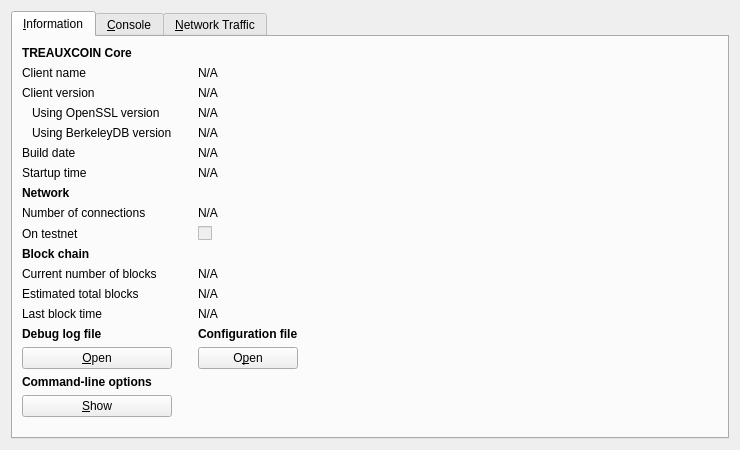
<?xml version="1.0" encoding="UTF-8"?>
<ui version="4.0">
 <class>RPCConsole</class>
 <widget class="QWidget" name="RPCConsole">
  <property name="geometry">
   <rect>
    <x>0</x>
    <y>0</y>
    <width>740</width>
    <height>450</height>
   </rect>
  </property>
  <property name="windowTitle">
   <string>TREAUXCOIN - Debug window</string>
  </property>
  <layout class="QVBoxLayout" name="verticalLayout_2">
   <item>
    <widget class="QTabWidget" name="tabWidget">
     <property name="currentIndex">
      <number>0</number>
     </property>
     <widget class="QWidget" name="tab_info">
      <attribute name="title">
       <string>&amp;Information</string>
      </attribute>
      <layout class="QGridLayout" name="gridLayout">
       <item row="15" column="2">
        <widget class="QLabel" name="labelConfigfile">
         <property name="font">
          <font>
           <weight>75</weight>
           <bold>true</bold>
          </font>
         </property>
         <property name="text">
          <string>Configuration file</string>
         </property>
        </widget>
       </item>
       <item row="13" column="2">
        <widget class="QLabel" name="lastBlockTime">
         <property name="cursor">
          <cursorShape>IBeamCursor</cursorShape>
         </property>
         <property name="text">
          <string>N/A</string>
         </property>
         <property name="textFormat">
          <enum>Qt::PlainText</enum>
         </property>
         <property name="textInteractionFlags">
          <set>Qt::LinksAccessibleByMouse|Qt::TextSelectableByKeyboard|Qt::TextSelectableByMouse</set>
         </property>
        </widget>
       </item>
       <item row="11" column="0">
        <widget class="QLabel" name="label_3">
         <property name="text">
          <string>Current number of blocks</string>
         </property>
        </widget>
       </item>
       <item row="11" column="2">
        <widget class="QLabel" name="numberOfBlocks">
         <property name="cursor">
          <cursorShape>IBeamCursor</cursorShape>
         </property>
         <property name="text">
          <string>N/A</string>
         </property>
         <property name="textFormat">
          <enum>Qt::PlainText</enum>
         </property>
         <property name="textInteractionFlags">
          <set>Qt::LinksAccessibleByMouse|Qt::TextSelectableByKeyboard|Qt::TextSelectableByMouse</set>
         </property>
        </widget>
       </item>
       <item row="17" column="0">
        <widget class="QLabel" name="labelCLOptions">
         <property name="font">
          <font>
           <weight>75</weight>
           <bold>true</bold>
          </font>
         </property>
         <property name="text">
          <string>Command-line options</string>
         </property>
        </widget>
       </item>
       <item row="16" column="0">
        <widget class="QPushButton" name="openDebugLogfileButton">
         <property name="toolTip">
          <string>Open the TREAUXCOIN debug log file from the current data directory. This can take a few seconds for large log files.</string>
         </property>
         <property name="text">
          <string>&amp;Open</string>
         </property>
         <property name="autoDefault">
          <bool>false</bool>
         </property>
        </widget>
       </item>
       <item row="15" column="0">
        <widget class="QLabel" name="labelDebugLogfile">
         <property name="font">
          <font>
           <weight>75</weight>
           <bold>true</bold>
          </font>
         </property>
         <property name="text">
          <string>Debug log file</string>
         </property>
        </widget>
       </item>
       <item row="18" column="3" rowspan="2">
        <spacer name="horizontalSpacer">
         <property name="orientation">
          <enum>Qt::Horizontal</enum>
         </property>
         <property name="sizeHint" stdset="0">
          <size>
           <width>404</width>
           <height>20</height>
          </size>
         </property>
        </spacer>
       </item>
       <item row="19" column="1">
        <spacer name="verticalSpacer">
         <property name="orientation">
          <enum>Qt::Vertical</enum>
         </property>
         <property name="sizeHint" stdset="0">
          <size>
           <width>20</width>
           <height>40</height>
          </size>
         </property>
        </spacer>
       </item>
       <item row="18" column="0">
        <widget class="QPushButton" name="showCLOptionsButton">
         <property name="toolTip">
          <string>Show the TREAUXCOIN-Qt help message to get a list with possible TREAUXCOIN command-line options.</string>
         </property>
         <property name="text">
          <string>&amp;Show</string>
         </property>
         <property name="autoDefault">
          <bool>false</bool>
         </property>
        </widget>
       </item>
       <item row="13" column="0">
        <widget class="QLabel" name="label_2">
         <property name="text">
          <string>Last block time</string>
         </property>
        </widget>
       </item>
       <item row="7" column="0">
        <widget class="QLabel" name="label_11">
         <property name="font">
          <font>
           <weight>75</weight>
           <bold>true</bold>
          </font>
         </property>
         <property name="text">
          <string>Network</string>
         </property>
        </widget>
       </item>
       <item row="6" column="2">
        <widget class="QLabel" name="startupTime">
         <property name="cursor">
          <cursorShape>IBeamCursor</cursorShape>
         </property>
         <property name="text">
          <string>N/A</string>
         </property>
         <property name="textFormat">
          <enum>Qt::PlainText</enum>
         </property>
         <property name="textInteractionFlags">
          <set>Qt::LinksAccessibleByMouse|Qt::TextSelectableByKeyboard|Qt::TextSelectableByMouse</set>
         </property>
        </widget>
       </item>
       <item row="6" column="0">
        <widget class="QLabel" name="label_13">
         <property name="text">
          <string>Startup time</string>
         </property>
        </widget>
       </item>
       <item row="9" column="0">
        <widget class="QLabel" name="label_8">
         <property name="text">
          <string>On testnet</string>
         </property>
        </widget>
       </item>
       <item row="8" column="2">
        <widget class="QLabel" name="numberOfConnections">
         <property name="cursor">
          <cursorShape>IBeamCursor</cursorShape>
         </property>
         <property name="text">
          <string>N/A</string>
         </property>
         <property name="textFormat">
          <enum>Qt::PlainText</enum>
         </property>
         <property name="textInteractionFlags">
          <set>Qt::LinksAccessibleByMouse|Qt::TextSelectableByKeyboard|Qt::TextSelectableByMouse</set>
         </property>
        </widget>
       </item>
       <item row="8" column="0">
        <widget class="QLabel" name="label_7">
         <property name="text">
          <string>Number of connections</string>
         </property>
        </widget>
       </item>
       <item row="10" column="0">
        <widget class="QLabel" name="label_10">
         <property name="font">
          <font>
           <weight>75</weight>
           <bold>true</bold>
          </font>
         </property>
         <property name="text">
          <string>Block chain</string>
         </property>
        </widget>
       </item>
       <item row="9" column="2">
        <widget class="QCheckBox" name="isTestNet">
         <property name="enabled">
          <bool>false</bool>
         </property>
         <property name="text">
          <string/>
         </property>
        </widget>
       </item>
       <item row="12" column="0">
        <widget class="QLabel" name="label_4">
         <property name="text">
          <string>Estimated total blocks</string>
         </property>
        </widget>
       </item>
       <item row="12" column="2">
        <widget class="QLabel" name="totalBlocks">
         <property name="cursor">
          <cursorShape>IBeamCursor</cursorShape>
         </property>
         <property name="text">
          <string>N/A</string>
         </property>
         <property name="textFormat">
          <enum>Qt::PlainText</enum>
         </property>
         <property name="textInteractionFlags">
          <set>Qt::LinksAccessibleByMouse|Qt::TextSelectableByKeyboard|Qt::TextSelectableByMouse</set>
         </property>
        </widget>
       </item>
       <item row="2" column="2">
        <widget class="QLabel" name="clientVersion">
         <property name="cursor">
          <cursorShape>IBeamCursor</cursorShape>
         </property>
         <property name="text">
          <string>N/A</string>
         </property>
         <property name="textFormat">
          <enum>Qt::PlainText</enum>
         </property>
         <property name="textInteractionFlags">
          <set>Qt::LinksAccessibleByMouse|Qt::TextSelectableByKeyboard|Qt::TextSelectableByMouse</set>
         </property>
        </widget>
       </item>
       <item row="4" column="0">
        <widget class="QLabel" name="label_berkeleyDBVersion">
         <property name="text">
          <string>Using BerkeleyDB version</string>
         </property>
         <property name="indent">
          <number>10</number>
         </property>
        </widget>
       </item>
       <item row="3" column="0">
        <widget class="QLabel" name="label_14">
         <property name="text">
          <string>Using OpenSSL version</string>
         </property>
         <property name="indent">
          <number>10</number>
         </property>
        </widget>
       </item>
       <item row="3" column="2">
        <widget class="QLabel" name="openSSLVersion">
         <property name="cursor">
          <cursorShape>IBeamCursor</cursorShape>
         </property>
         <property name="text">
          <string>N/A</string>
         </property>
         <property name="textFormat">
          <enum>Qt::PlainText</enum>
         </property>
         <property name="textInteractionFlags">
          <set>Qt::LinksAccessibleByMouse|Qt::TextSelectableByKeyboard|Qt::TextSelectableByMouse</set>
         </property>
        </widget>
       </item>
       <item row="4" column="2">
        <widget class="QLabel" name="berkeleyDBVersion">
         <property name="cursor">
          <cursorShape>IBeamCursor</cursorShape>
         </property>
         <property name="text">
          <string>N/A</string>
         </property>
         <property name="textFormat">
          <enum>Qt::PlainText</enum>
         </property>
         <property name="textInteractionFlags">
          <set>Qt::LinksAccessibleByMouse|Qt::TextSelectableByKeyboard|Qt::TextSelectableByMouse</set>
         </property>
        </widget>
       </item>
       <item row="5" column="0">
        <widget class="QLabel" name="label_12">
         <property name="text">
          <string>Build date</string>
         </property>
        </widget>
       </item>
       <item row="5" column="2">
        <widget class="QLabel" name="buildDate">
         <property name="cursor">
          <cursorShape>IBeamCursor</cursorShape>
         </property>
         <property name="text">
          <string>N/A</string>
         </property>
         <property name="textFormat">
          <enum>Qt::PlainText</enum>
         </property>
         <property name="textInteractionFlags">
          <set>Qt::LinksAccessibleByMouse|Qt::TextSelectableByKeyboard|Qt::TextSelectableByMouse</set>
         </property>
        </widget>
       </item>
       <item row="2" column="0">
        <widget class="QLabel" name="label_6">
         <property name="text">
          <string>Client version</string>
         </property>
        </widget>
       </item>
       <item row="0" column="0">
        <widget class="QLabel" name="label_9">
         <property name="font">
          <font>
           <weight>75</weight>
           <bold>true</bold>
          </font>
         </property>
         <property name="text">
          <string>TREAUXCOIN Core</string>
         </property>
        </widget>
       </item>
       <item row="1" column="2">
        <widget class="QLabel" name="clientName">
         <property name="cursor">
          <cursorShape>IBeamCursor</cursorShape>
         </property>
         <property name="text">
          <string>N/A</string>
         </property>
         <property name="textFormat">
          <enum>Qt::PlainText</enum>
         </property>
         <property name="textInteractionFlags">
          <set>Qt::LinksAccessibleByMouse|Qt::TextSelectableByKeyboard|Qt::TextSelectableByMouse</set>
         </property>
        </widget>
       </item>
       <item row="1" column="0">
        <widget class="QLabel" name="label_5">
         <property name="text">
          <string>Client name</string>
         </property>
        </widget>
       </item>
       <item row="14" column="2">
        <spacer name="verticalSpacer_2">
         <property name="orientation">
          <enum>Qt::Vertical</enum>
         </property>
         <property name="sizeHint" stdset="0">
          <size>
           <width>20</width>
           <height>20</height>
          </size>
         </property>
        </spacer>
       </item>
       <item row="16" column="2">
        <widget class="QPushButton" name="openConfigurationfileButton">
         <property name="toolTip">
          <string>Open the TREAUXCOIN configuration file from the current data directory.</string>
         </property>
         <property name="text">
          <string>O&amp;pen</string>
         </property>
         <property name="autoDefault">
          <bool>false</bool>
         </property>
        </widget>
       </item>
      </layout>
     </widget>
     <widget class="QWidget" name="tab_console">
      <attribute name="title">
       <string>&amp;Console</string>
      </attribute>
      <layout class="QVBoxLayout" name="verticalLayout_3">
       <property name="spacing">
        <number>3</number>
       </property>
       <item>
        <widget class="QTextEdit" name="messagesWidget">
         <property name="minimumSize">
          <size>
           <width>0</width>
           <height>100</height>
          </size>
         </property>
         <property name="readOnly">
          <bool>true</bool>
         </property>
         <property name="tabKeyNavigation" stdset="0">
          <bool>false</bool>
         </property>
         <property name="columnCount" stdset="0">
          <number>2</number>
         </property>
        </widget>
       </item>
       <item>
        <layout class="QHBoxLayout" name="horizontalLayout">
         <property name="spacing">
          <number>3</number>
         </property>
         <item>
          <widget class="QLabel" name="label">
           <property name="text">
            <string notr="true">&gt;</string>
           </property>
          </widget>
         </item>
         <item>
          <widget class="QLineEdit" name="lineEdit"/>
         </item>
         <item>
          <widget class="QPushButton" name="clearButton">
           <property name="maximumSize">
            <size>
             <width>24</width>
             <height>24</height>
            </size>
           </property>
           <property name="toolTip">
            <string>Clear console</string>
           </property>
           <property name="text">
            <string/>
           </property>
           <property name="icon">
            <iconset resource="../bitcoin.qrc">
             <normaloff>:/icons/remove</normaloff>:/icons/remove</iconset>
           </property>
           <property name="shortcut">
            <string notr="true">Ctrl+L</string>
           </property>
           <property name="autoDefault">
            <bool>false</bool>
           </property>
          </widget>
         </item>
        </layout>
       </item>
      </layout>
     </widget>
     <widget class="QWidget" name="tab_nettraffic">
      <attribute name="title">
       <string>&amp;Network Traffic</string>
      </attribute>
      <layout class="QHBoxLayout" name="horizontalLayout_3">
       <item>
        <layout class="QVBoxLayout" name="verticalLayout_4">
         <item>
          <widget class="TrafficGraphWidget" name="trafficGraph" native="true">
           <property name="sizePolicy">
            <sizepolicy hsizetype="Expanding" vsizetype="Expanding">
             <horstretch>0</horstretch>
             <verstretch>0</verstretch>
            </sizepolicy>
           </property>
          </widget>
         </item>
         <item>
          <layout class="QHBoxLayout" name="horizontalLayout_2">
           <item>
            <widget class="QSlider" name="sldGraphRange">
             <property name="minimum">
              <number>1</number>
             </property>
             <property name="maximum">
              <number>288</number>
             </property>
             <property name="pageStep">
              <number>12</number>
             </property>
             <property name="value">
              <number>6</number>
             </property>
             <property name="orientation">
              <enum>Qt::Horizontal</enum>
             </property>
            </widget>
           </item>
           <item>
            <widget class="QLabel" name="lblGraphRange">
             <property name="minimumSize">
              <size>
               <width>100</width>
               <height>0</height>
              </size>
             </property>
             <property name="alignment">
              <set>Qt::AlignCenter</set>
             </property>
            </widget>
           </item>
           <item>
            <widget class="QPushButton" name="btnClearTrafficGraph">
             <property name="text">
              <string>&amp;Clear</string>
             </property>
             <property name="autoDefault">
              <bool>false</bool>
             </property>
            </widget>
           </item>
          </layout>
         </item>
        </layout>
       </item>
       <item>
        <layout class="QVBoxLayout" name="verticalLayout">
         <item>
          <widget class="QGroupBox" name="groupBox">
           <property name="title">
            <string>Totals</string>
           </property>
           <layout class="QVBoxLayout" name="verticalLayout_5">
            <item>
             <layout class="QHBoxLayout" name="horizontalLayout_4">
              <item>
               <widget class="Line" name="line">
                <property name="sizePolicy">
                 <sizepolicy hsizetype="Fixed" vsizetype="Fixed">
                  <horstretch>0</horstretch>
                  <verstretch>0</verstretch>
                 </sizepolicy>
                </property>
                <property name="minimumSize">
                 <size>
                  <width>10</width>
                  <height>0</height>
                 </size>
                </property>
                <property name="palette">
                 <palette>
                  <active>
                   <colorrole role="Light">
                    <brush brushstyle="SolidPattern">
                     <color alpha="255">
                      <red>0</red>
                      <green>255</green>
                      <blue>0</blue>
                     </color>
                    </brush>
                   </colorrole>
                  </active>
                  <inactive>
                   <colorrole role="Light">
                    <brush brushstyle="SolidPattern">
                     <color alpha="255">
                      <red>0</red>
                      <green>255</green>
                      <blue>0</blue>
                     </color>
                    </brush>
                   </colorrole>
                  </inactive>
                  <disabled>
                   <colorrole role="Light">
                    <brush brushstyle="SolidPattern">
                     <color alpha="255">
                      <red>0</red>
                      <green>255</green>
                      <blue>0</blue>
                     </color>
                    </brush>
                   </colorrole>
                  </disabled>
                 </palette>
                </property>
                <property name="orientation">
                 <enum>Qt::Horizontal</enum>
                </property>
               </widget>
              </item>
              <item>
               <widget class="QLabel" name="label_16">
                <property name="text">
                 <string>Received:</string>
                </property>
               </widget>
              </item>
              <item>
               <widget class="QLabel" name="lblBytesIn">
                <property name="minimumSize">
                 <size>
                  <width>50</width>
                  <height>0</height>
                 </size>
                </property>
                <property name="alignment">
                 <set>Qt::AlignRight|Qt::AlignTrailing|Qt::AlignVCenter</set>
                </property>
               </widget>
              </item>
             </layout>
            </item>
            <item>
             <layout class="QHBoxLayout" name="horizontalLayout_5">
              <item>
               <widget class="Line" name="line_2">
                <property name="sizePolicy">
                 <sizepolicy hsizetype="Fixed" vsizetype="Fixed">
                  <horstretch>0</horstretch>
                  <verstretch>0</verstretch>
                 </sizepolicy>
                </property>
                <property name="minimumSize">
                 <size>
                  <width>10</width>
                  <height>0</height>
                 </size>
                </property>
                <property name="palette">
                 <palette>
                  <active>
                   <colorrole role="Light">
                    <brush brushstyle="SolidPattern">
                     <color alpha="255">
                      <red>255</red>
                      <green>0</green>
                      <blue>0</blue>
                     </color>
                    </brush>
                   </colorrole>
                  </active>
                  <inactive>
                   <colorrole role="Light">
                    <brush brushstyle="SolidPattern">
                     <color alpha="255">
                      <red>255</red>
                      <green>0</green>
                      <blue>0</blue>
                     </color>
                    </brush>
                   </colorrole>
                  </inactive>
                  <disabled>
                   <colorrole role="Light">
                    <brush brushstyle="SolidPattern">
                     <color alpha="255">
                      <red>255</red>
                      <green>0</green>
                      <blue>0</blue>
                     </color>
                    </brush>
                   </colorrole>
                  </disabled>
                 </palette>
                </property>
                <property name="orientation">
                 <enum>Qt::Horizontal</enum>
                </property>
               </widget>
              </item>
              <item>
               <widget class="QLabel" name="label_17">
                <property name="text">
                 <string>Sent:</string>
                </property>
               </widget>
              </item>
              <item>
               <widget class="QLabel" name="lblBytesOut">
                <property name="minimumSize">
                 <size>
                  <width>50</width>
                  <height>0</height>
                 </size>
                </property>
                <property name="alignment">
                 <set>Qt::AlignRight|Qt::AlignTrailing|Qt::AlignVCenter</set>
                </property>
               </widget>
              </item>
             </layout>
            </item>
            <item>
             <spacer name="verticalSpacer_4">
              <property name="orientation">
               <enum>Qt::Vertical</enum>
              </property>
              <property name="sizeHint" stdset="0">
               <size>
                <width>20</width>
                <height>407</height>
               </size>
              </property>
             </spacer>
            </item>
           </layout>
          </widget>
         </item>
        </layout>
       </item>
      </layout>
     </widget>
    </widget>
   </item>
  </layout>
 </widget>
 <customwidgets>
  <customwidget>
   <class>TrafficGraphWidget</class>
   <extends>QWidget</extends>
   <header>trafficgraphwidget.h</header>
   <container>1</container>
   <slots>
    <slot>clear()</slot>
   </slots>
  </customwidget>
 </customwidgets>
 <resources>
  <include location="../bitcoin.qrc"/>
 </resources>
 <connections/>
</ui>
